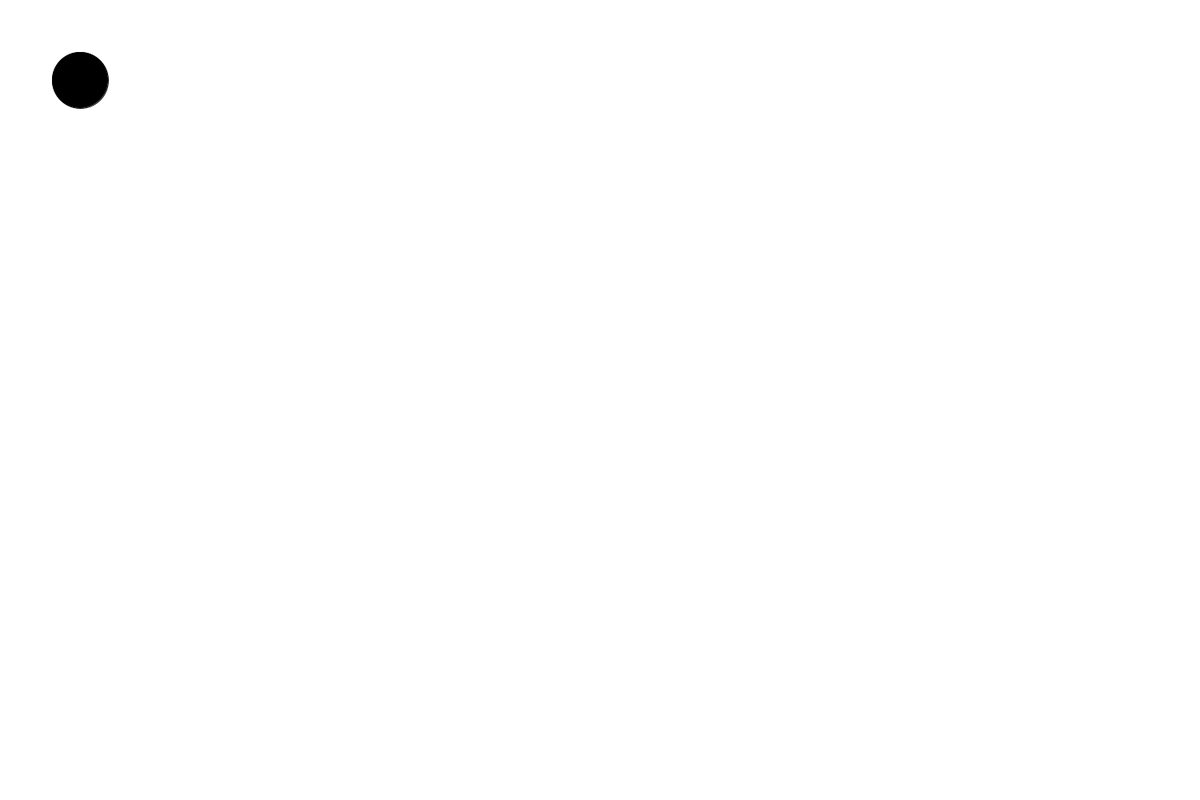
Frame 1 (no input)
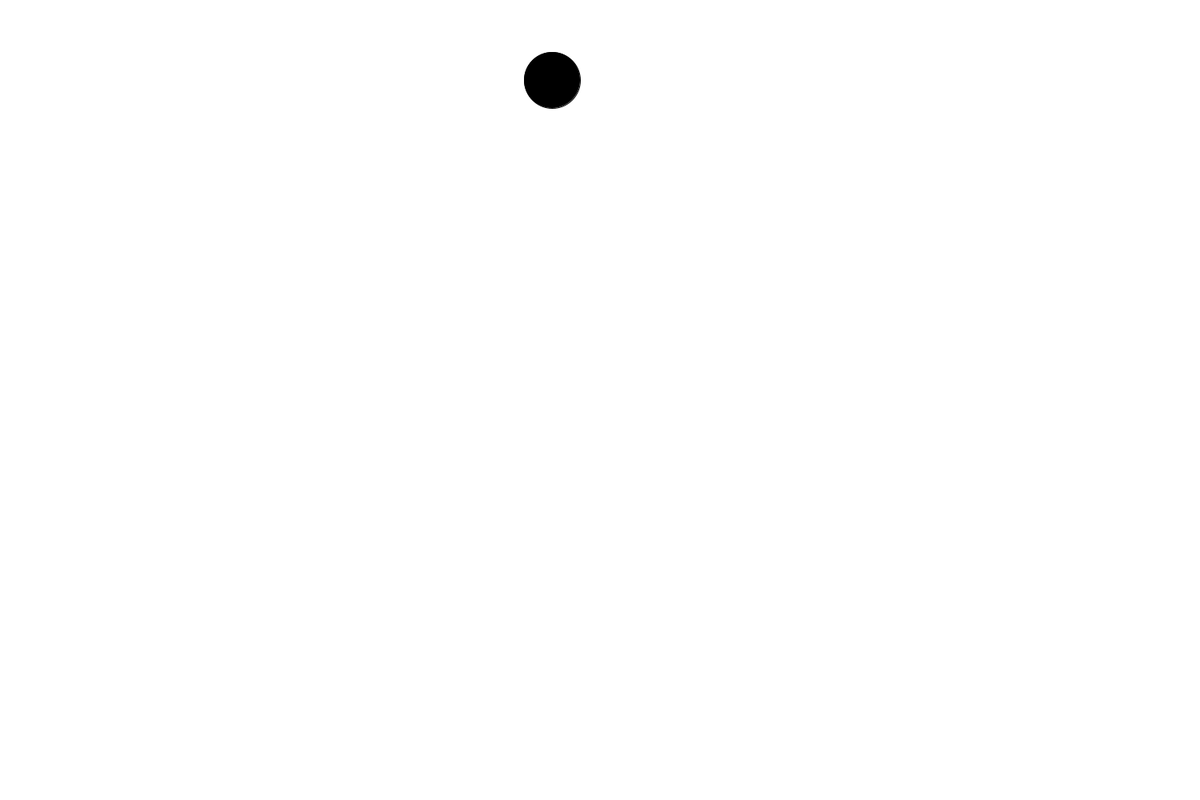
Frame 60 (the mouse pressed at the canvas centre just before this capture)
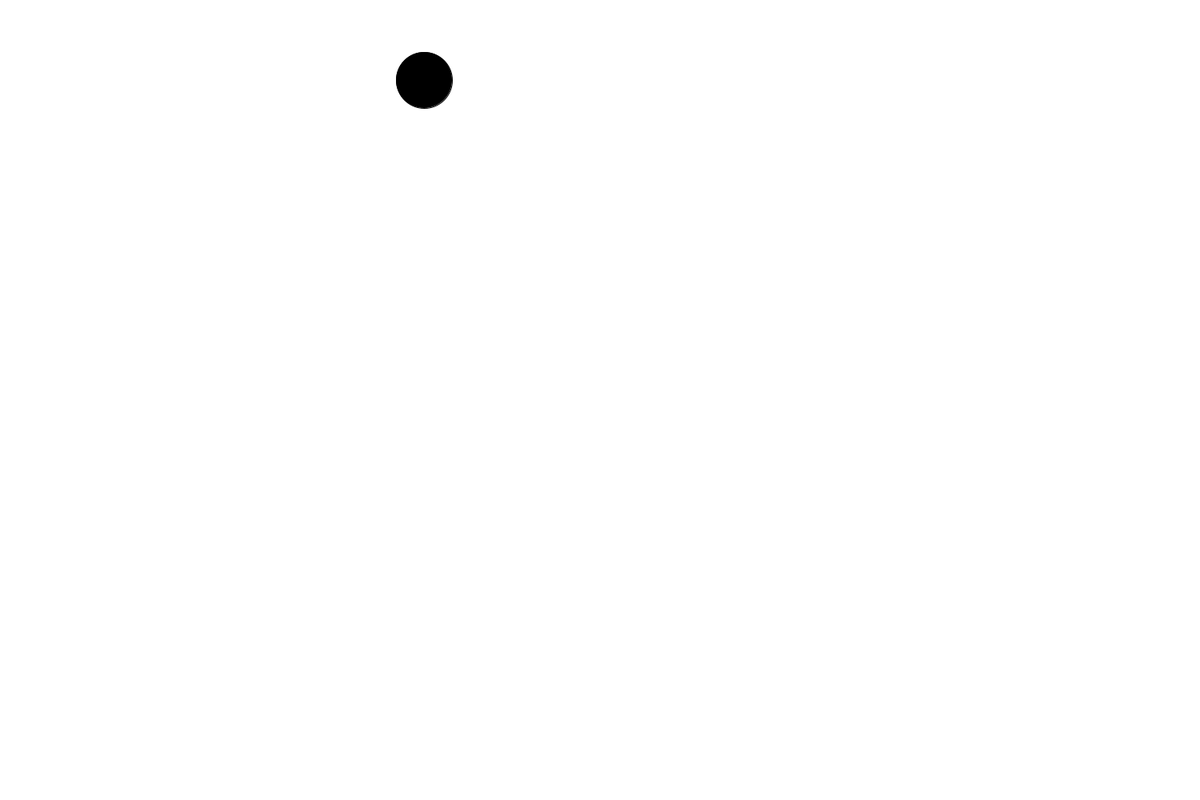
Frame 120 (the mouse held since frame 60 and released just before this capture)

The Processing sketch that drew these frames (run headless with seeded random() and noise(); from frame 60 on, the mouse is pressed at the canvas centre):

// Processing sketch: ping_pong
// ── ping_pong.pde
int x;
int y;
int wallLocation;
int velX;
void setup(){
  x = 100; y = 100; wallLocation = 900; velX = 10;
  size(1500, 1000);
}

void draw(){
  background(255); fill(0);
  ellipse(x, y, 70, 70);
  x+=velX;
  if(x>900) velX = velX*-1;
  if(x<0) velX = velX*-1;
}
